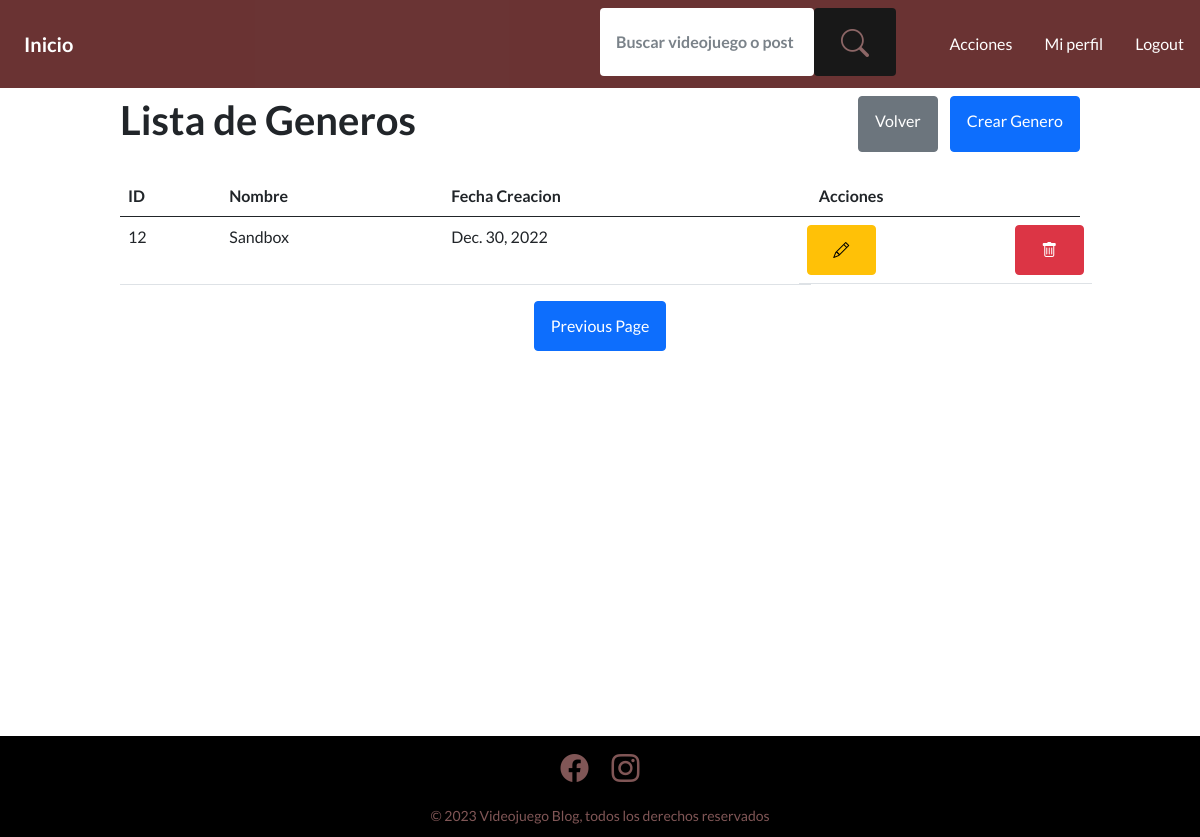
The app's page /actions/list/genero/2 (signed in), older data.
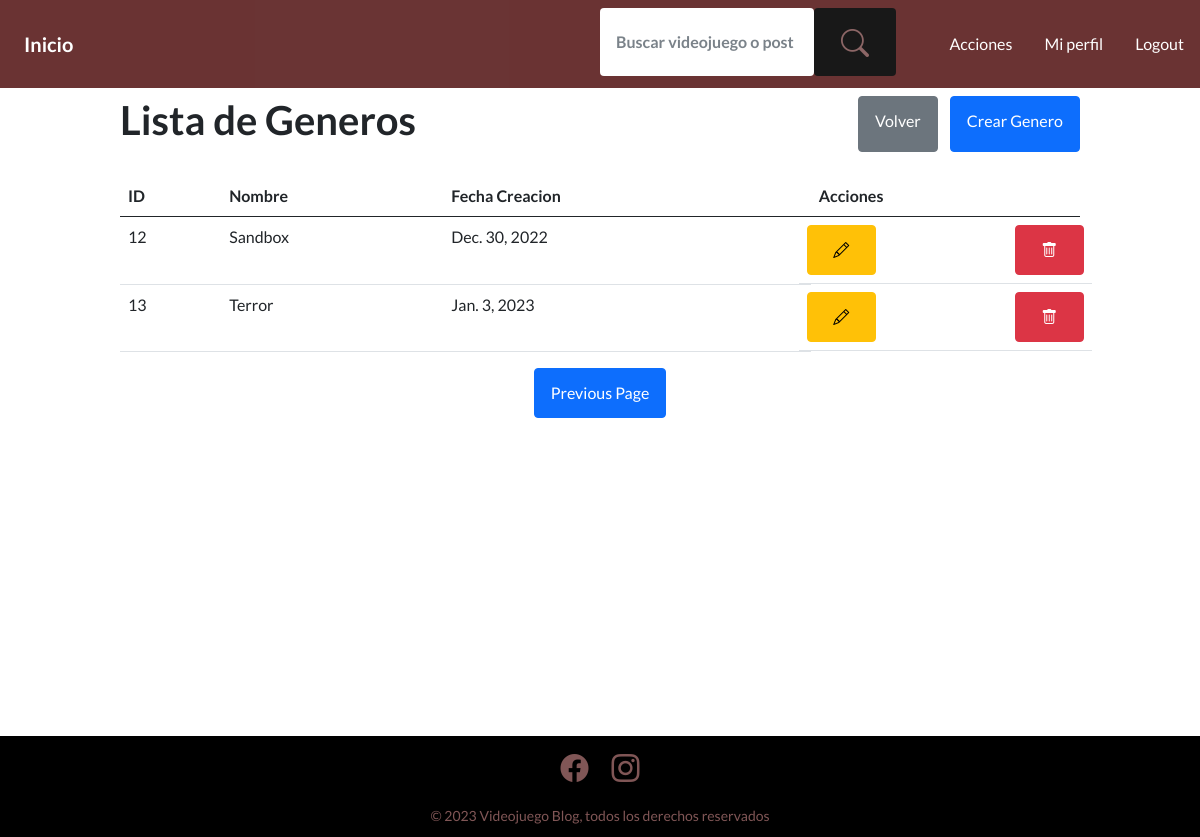
The same page, newer data.
### videojuegoapp/models.py (models this page shows)
class Genero(models.Model):
    nombre = models.CharField(max_length=40)
    fecha_creacion = models.DateField()

### videojuegoapp/views.py (the view)
# urls.py: path('actions/list/genero/<int:page>', list_genero, name='gameblog-list-genero'),
@login_required
@user_passes_test(check_admin)
def list_genero(request, page):
    generos = Genero.objects.all()
    paginator = Paginator(generos, per_page=5)
    page_genero = paginator.get_page(page)
    return render(request, 'videojuego/crud/genero/list.html', {'page_genero': page_genero})

### videojuegoapp/views.py (called while the page is built)
def check_admin(user):
    return user.is_superuser

### videojuegoapp/templates/videojuego/crud/genero/list.html (shortened to what this page needs)
{% extends "videojuego/bootstrap.html" %}
{% load static %}
{% block content %}
<div class="list-genero mt-2">
  <div class="list-header row">
    <h1 class="col-9">Lista de Generos</h1>
    <div class="col-3 d-flex justify-content-between">
      <a href="{% url 'gameblog-actions' %}" class="btn btn-secondary">Volver</a>
      <a href="{% url 'gameblog-create-genero' %}" class="btn btn-primary">Crear Genero</a>
    </div>
  </div>
  <table class="table mt-4">
    <thead>
      <tr>
        <th scope="col">ID</th>
        <th scope="col">Nombre</th>
        <th scope="col">Fecha Creacion</th>
        <th scope="col">Acciones</th>
      </tr>
    </thead>
    <tbody>
      {% for genero in page_genero %}
      <tr>
        <td>{{ genero.id }}</td>
        <td>{{ genero.nombre }}</td>
        <td>{{ genero.fecha_creacion}}</td>
        <td class="row d-flex justify-content-between">
          <a href="{% url 'gameblog-update-genero' genero.id %}" class="btn btn-warning no-padding col-3">
            <i class="bi bi-pencil"></i></a>
          <a href="{% url 'gameblog-delete-genero' genero.id %}" class="btn btn-danger no-padding col-3">
            <i class="bi bi-trash"></i>
          </a>
        </td>
      </tr>
      {% endfor %}
    </tbody>
  </table>
  {% block pagination %}
  <center>
    {% if page_genero.has_previous %}
    <a class="btn btn-primary" href="{% url 'gameblog-list-genero' page_genero.previous_page_number %}">
      Previous Page
    </a>
    {% endif%}
  </center>
  {% endblock %}
</div>
{% endblock %}

Row changes from the older to the newer data that the page shows:
added Genero: id "13", nombre "Terror", fecha_creacion "Jan. 3, 2023"
